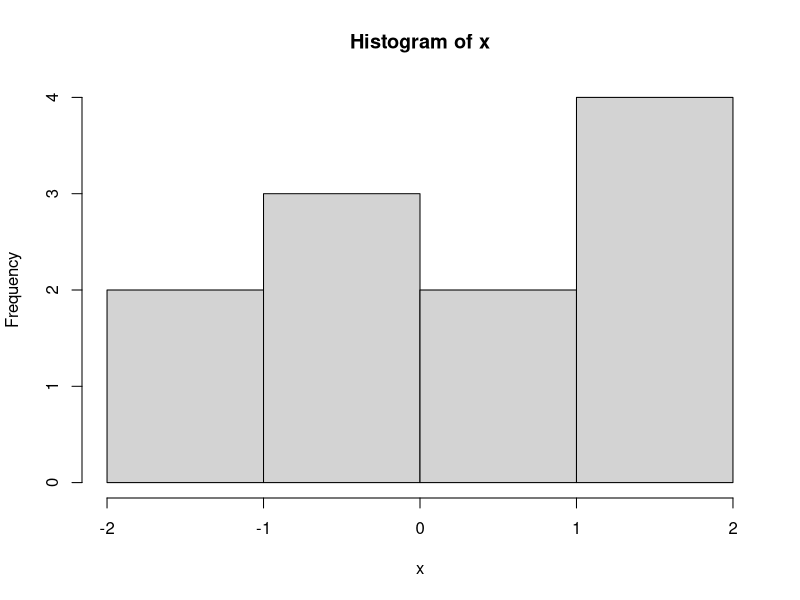
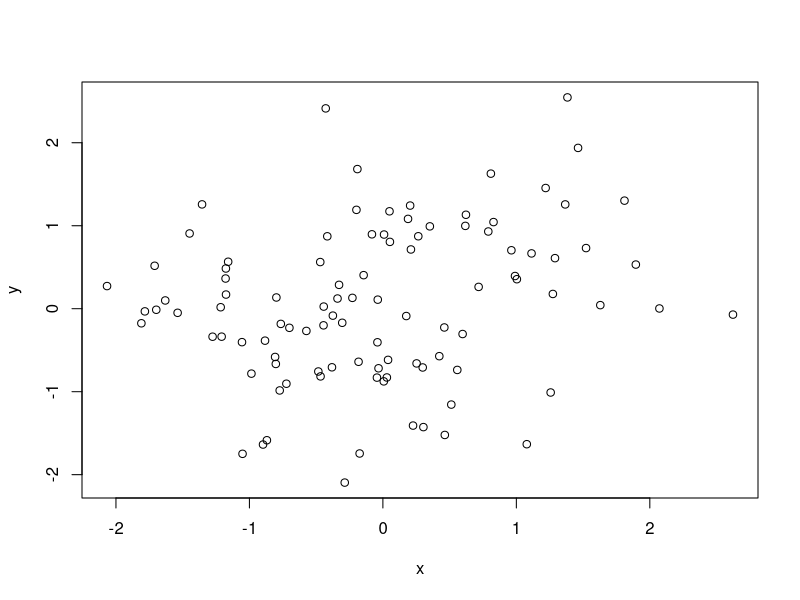
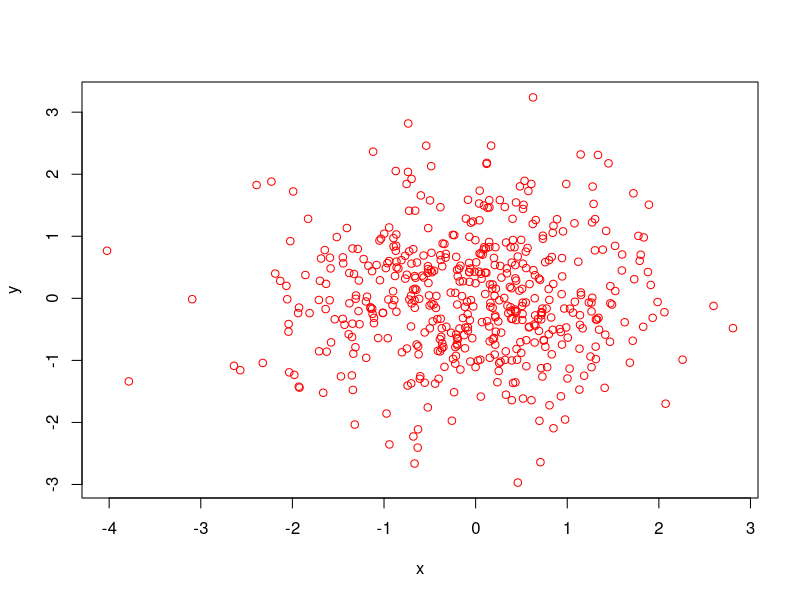
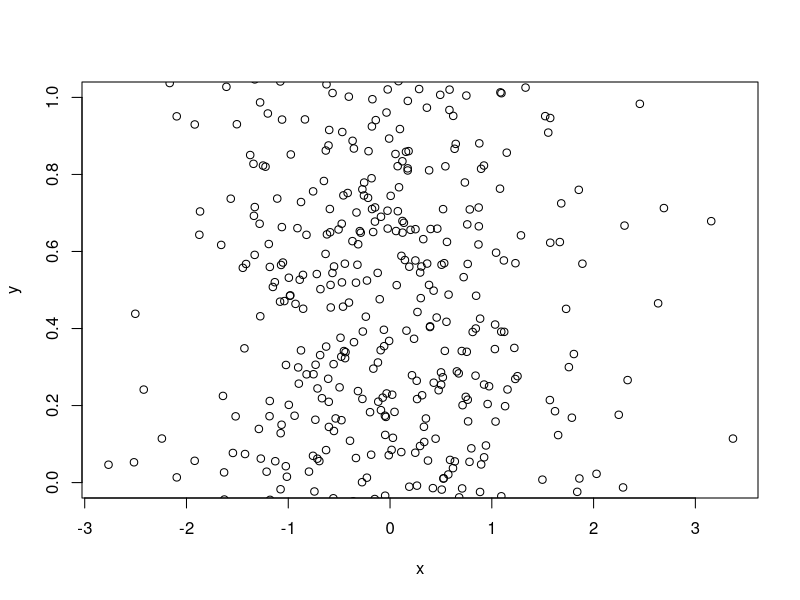

The R script that drew these images, in order:
## ---- chunk 1
impute_and_describe <- function(x) {
  if (any(is.na(x))) {
    message(paste(
      "Le nombre de données manquantes est",
      sum(is.na(x))
    ))
  }
  x[is.na(x)] <- mean(x, na.rm = TRUE)
  hist(x)
  summary(x)
}
impute_and_describe(c(rnorm(10), NA))
## ---- chunk 2
assoc_case_infert <- function(x) {
  if (is.numeric(infert[, x])) {
    t.test(
      infert[infert$case == 0, x],
      infert[infert$case == 1, x]
    )
  } else {
    chisq.test(table(
      infert$case,
      infert[, x]
    ))
  }
}
assoc_case_infert("age")
assoc_case_infert("education")
## ---- chunk 3
resample_and_test <- function(x) {
  resamp <- sample(
    seq_len(nrow(infert)),
    size = nrow(infert),
    replace = TRUE
  )
  infert <- infert[resamp, ]
  assoc_case_infert(x)
}
resample_and_test("age")
## ---- chunk 4
myplot1 <- function(x = runif(10), y) {
  if(missing(y)) {
    y <- x
    x <- seq_along(y)
  }
  plot(x, y)
}
## ---- chunk 5
myplot2 <- function(x = runif(10), y = seq_along(x)) {
  plot(x, y)
}
## ---- chunk 6
random_scatter <- function(n, ...) {
  x <- rnorm(n)
  y <- rnorm(n)
  
  plot(x, y, ...)
}
random_scatter(100)
random_scatter(500, col = "red")
random_scatter(1000, ylim = c(0, 1))
## ---- chunk 7
most_signif_ttest <- function(...) {
  list_ttest <- list(...)
  
  extract_p <- function(x)
    x$p.value
  
  pvals <- unlist(lapply(list_ttest, extract_p))
  
  list_ttest[[which(pvals == min(pvals))]]
}
most_signif_ttest(
  t.test(rnorm(10), rnorm(10)),
  t.test(rnorm(10), rnorm(10)),
  t.test(rnorm(10), rnorm(10)),
  t.test(rnorm(10), rnorm(10))
)
## ---- chunk 8
some_stats <- function(x) {
  list(
    moyenne = mean(x),
    etendue = range(x),
    test0 = t.test(x)
  )
}
some_stats(rnorm(10))
## ---- chunk 9
impute_mean <- function(x) {
  res <- x
  res[is.na(x)] <- mean(x, na.rm = TRUE)
  
  attr(res, "imputed") <- is.na(x)
  res
}

(test <- impute_mean(c(1, 2, NA, 3)))
attr(test, "imputed")
## ---- chunk 10
impute_generalized <- function(x, f, ...) {
  res <- x
  res[is.na(x)] <- f(na.omit(x), ...)
  
  attr(res, "imputed") <- is.na(x)
  res
}
x <- c(1, 2, NA, 3)
impute_generalized(x, quantile, probs = .25)
